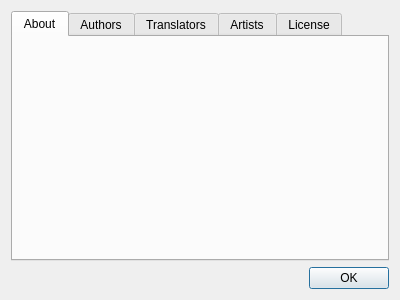
<?xml version="1.0" encoding="UTF-8"?>
<ui version="4.0">
 <class>Dialog</class>
 <widget class="QDialog" name="Dialog">
  <property name="geometry">
   <rect>
    <x>0</x>
    <y>0</y>
    <width>400</width>
    <height>300</height>
   </rect>
  </property>
  <property name="windowTitle">
   <string>About GBirthday</string>
  </property>
  <layout class="QVBoxLayout" name="verticalLayout">
   <item>
    <widget class="QTabWidget" name="tabWidget">
     <property name="currentIndex">
      <number>0</number>
     </property>
     <widget class="QWidget" name="aboutTab">
      <attribute name="title">
       <string>About</string>
      </attribute>
      <layout class="QVBoxLayout" name="verticalLayout_9">
       <item>
        <widget class="QLabel" name="imageLabel">
         <property name="text">
          <string/>
         </property>
         <property name="scaledContents">
          <bool>false</bool>
         </property>
         <property name="alignment">
          <set>Qt::AlignCenter</set>
         </property>
        </widget>
       </item>
       <item>
        <widget class="QLabel" name="nameLabel">
         <property name="font">
          <font>
           <pointsize>20</pointsize>
           <weight>75</weight>
           <bold>true</bold>
          </font>
         </property>
         <property name="text">
          <string/>
         </property>
         <property name="alignment">
          <set>Qt::AlignCenter</set>
         </property>
         <property name="openExternalLinks">
          <bool>false</bool>
         </property>
        </widget>
       </item>
       <item>
        <widget class="QLabel" name="descLabel">
         <property name="text">
          <string/>
         </property>
         <property name="alignment">
          <set>Qt::AlignCenter</set>
         </property>
        </widget>
       </item>
       <item>
        <widget class="QLabel" name="copyrightLabel">
         <property name="text">
          <string/>
         </property>
         <property name="alignment">
          <set>Qt::AlignCenter</set>
         </property>
        </widget>
       </item>
       <item>
        <widget class="QLabel" name="uriLabel">
         <property name="text">
          <string/>
         </property>
         <property name="alignment">
          <set>Qt::AlignCenter</set>
         </property>
         <property name="openExternalLinks">
          <bool>true</bool>
         </property>
        </widget>
       </item>
      </layout>
     </widget>
     <widget class="QWidget" name="authorsTab">
      <attribute name="title">
       <string>Authors</string>
      </attribute>
      <layout class="QVBoxLayout" name="verticalLayout_10">
       <item>
        <widget class="QTextEdit" name="authorsTextEdit">
         <property name="readOnly">
          <bool>true</bool>
         </property>
         <property name="html">
          <string>&lt;!DOCTYPE HTML PUBLIC &quot;-//W3C//DTD HTML 4.0//EN&quot; &quot;http://www.w3.org/TR/REC-html40/strict.dtd&quot;&gt;
&lt;html&gt;&lt;head&gt;&lt;meta name=&quot;qrichtext&quot; content=&quot;1&quot; /&gt;&lt;style type=&quot;text/css&quot;&gt;
p, li { white-space: pre-wrap; }
&lt;/style&gt;&lt;/head&gt;&lt;body style=&quot; font-family:'Sans'; font-size:10pt; font-weight:400; font-style:normal;&quot;&gt;
&lt;p style=&quot;-qt-paragraph-type:empty; margin-top:0px; margin-bottom:0px; margin-left:0px; margin-right:0px; -qt-block-indent:0; text-indent:0px;&quot;&gt;&lt;br /&gt;&lt;/p&gt;&lt;/body&gt;&lt;/html&gt;</string>
         </property>
        </widget>
       </item>
      </layout>
     </widget>
     <widget class="QWidget" name="translatorsTab">
      <attribute name="title">
       <string>Translators</string>
      </attribute>
      <layout class="QVBoxLayout" name="verticalLayout_8">
       <item>
        <widget class="QTextEdit" name="translatorsTextEdit">
         <property name="readOnly">
          <bool>true</bool>
         </property>
        </widget>
       </item>
      </layout>
     </widget>
     <widget class="QWidget" name="ArtistsTab">
      <attribute name="title">
       <string>Artists</string>
      </attribute>
      <layout class="QVBoxLayout" name="verticalLayout_7">
       <item>
        <widget class="QTextEdit" name="artistsTextEdit">
         <property name="readOnly">
          <bool>true</bool>
         </property>
        </widget>
       </item>
      </layout>
     </widget>
     <widget class="QWidget" name="licenseTab">
      <attribute name="title">
       <string>License</string>
      </attribute>
      <layout class="QVBoxLayout" name="verticalLayout_5">
       <item>
        <widget class="QTextEdit" name="licenseTextEdit">
         <property name="readOnly">
          <bool>true</bool>
         </property>
         <property name="html">
          <string>&lt;!DOCTYPE HTML PUBLIC &quot;-//W3C//DTD HTML 4.0//EN&quot; &quot;http://www.w3.org/TR/REC-html40/strict.dtd&quot;&gt;
&lt;html&gt;&lt;head&gt;&lt;meta name=&quot;qrichtext&quot; content=&quot;1&quot; /&gt;&lt;style type=&quot;text/css&quot;&gt;
p, li { white-space: pre-wrap; }
&lt;/style&gt;&lt;/head&gt;&lt;body style=&quot; font-family:'Sans'; font-size:10pt; font-weight:400; font-style:normal;&quot;&gt;
&lt;p style=&quot;-qt-paragraph-type:empty; margin-top:0px; margin-bottom:0px; margin-left:0px; margin-right:0px; -qt-block-indent:0; text-indent:0px;&quot;&gt;&lt;br /&gt;&lt;/p&gt;&lt;/body&gt;&lt;/html&gt;</string>
         </property>
        </widget>
       </item>
      </layout>
     </widget>
    </widget>
   </item>
   <item>
    <widget class="QDialogButtonBox" name="buttonBox">
     <property name="orientation">
      <enum>Qt::Horizontal</enum>
     </property>
     <property name="standardButtons">
      <set>QDialogButtonBox::Ok</set>
     </property>
    </widget>
   </item>
  </layout>
 </widget>
 <resources/>
 <connections>
  <connection>
   <sender>buttonBox</sender>
   <signal>accepted()</signal>
   <receiver>Dialog</receiver>
   <slot>accept()</slot>
   <hints>
    <hint type="sourcelabel">
     <x>248</x>
     <y>254</y>
    </hint>
    <hint type="destinationlabel">
     <x>157</x>
     <y>274</y>
    </hint>
   </hints>
  </connection>
  <connection>
   <sender>buttonBox</sender>
   <signal>rejected()</signal>
   <receiver>Dialog</receiver>
   <slot>reject()</slot>
   <hints>
    <hint type="sourcelabel">
     <x>316</x>
     <y>260</y>
    </hint>
    <hint type="destinationlabel">
     <x>286</x>
     <y>274</y>
    </hint>
   </hints>
  </connection>
 </connections>
</ui>
